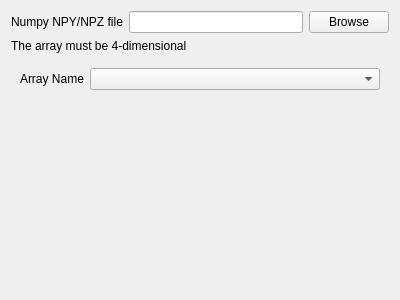
<?xml version="1.0" encoding="UTF-8"?>
<ui version="4.0">
 <class>Form</class>
 <widget class="QWidget" name="Form">
  <property name="geometry">
   <rect>
    <x>0</x>
    <y>0</y>
    <width>400</width>
    <height>300</height>
   </rect>
  </property>
  <property name="windowTitle">
   <string>Form</string>
  </property>
  <layout class="QVBoxLayout" name="verticalLayout_2">
   <item>
    <layout class="QHBoxLayout" name="horizontalLayout_2">
     <item>
      <widget class="QLabel" name="label">
       <property name="text">
        <string>Numpy NPY/NPZ file</string>
       </property>
      </widget>
     </item>
     <item>
      <widget class="QLineEdit" name="lineEdit_file_path"/>
     </item>
     <item>
      <widget class="QPushButton" name="pushButton_browse_file">
       <property name="text">
        <string>Browse</string>
       </property>
      </widget>
     </item>
    </layout>
   </item>
   <item>
    <widget class="QLabel" name="label_3">
     <property name="text">
      <string>The array must be 4-dimensional</string>
     </property>
    </widget>
   </item>
   <item>
    <widget class="QStackedWidget" name="stackedWidget">
     <widget class="QWidget" name="page_npz">
      <layout class="QVBoxLayout" name="verticalLayout">
       <item>
        <layout class="QHBoxLayout" name="horizontalLayout">
         <item>
          <widget class="QLabel" name="label_2">
           <property name="text">
            <string>Array Name</string>
           </property>
          </widget>
         </item>
         <item>
          <widget class="QComboBox" name="comboBox_array_name">
           <property name="sizePolicy">
            <sizepolicy hsizetype="Expanding" vsizetype="Fixed">
             <horstretch>0</horstretch>
             <verstretch>0</verstretch>
            </sizepolicy>
           </property>
          </widget>
         </item>
        </layout>
       </item>
       <item>
        <spacer name="verticalSpacer">
         <property name="orientation">
          <enum>Qt::Vertical</enum>
         </property>
         <property name="sizeHint" stdset="0">
          <size>
           <width>20</width>
           <height>40</height>
          </size>
         </property>
        </spacer>
       </item>
      </layout>
     </widget>
     <widget class="QWidget" name="page_npy"/>
    </widget>
   </item>
  </layout>
 </widget>
 <resources/>
 <connections/>
</ui>
